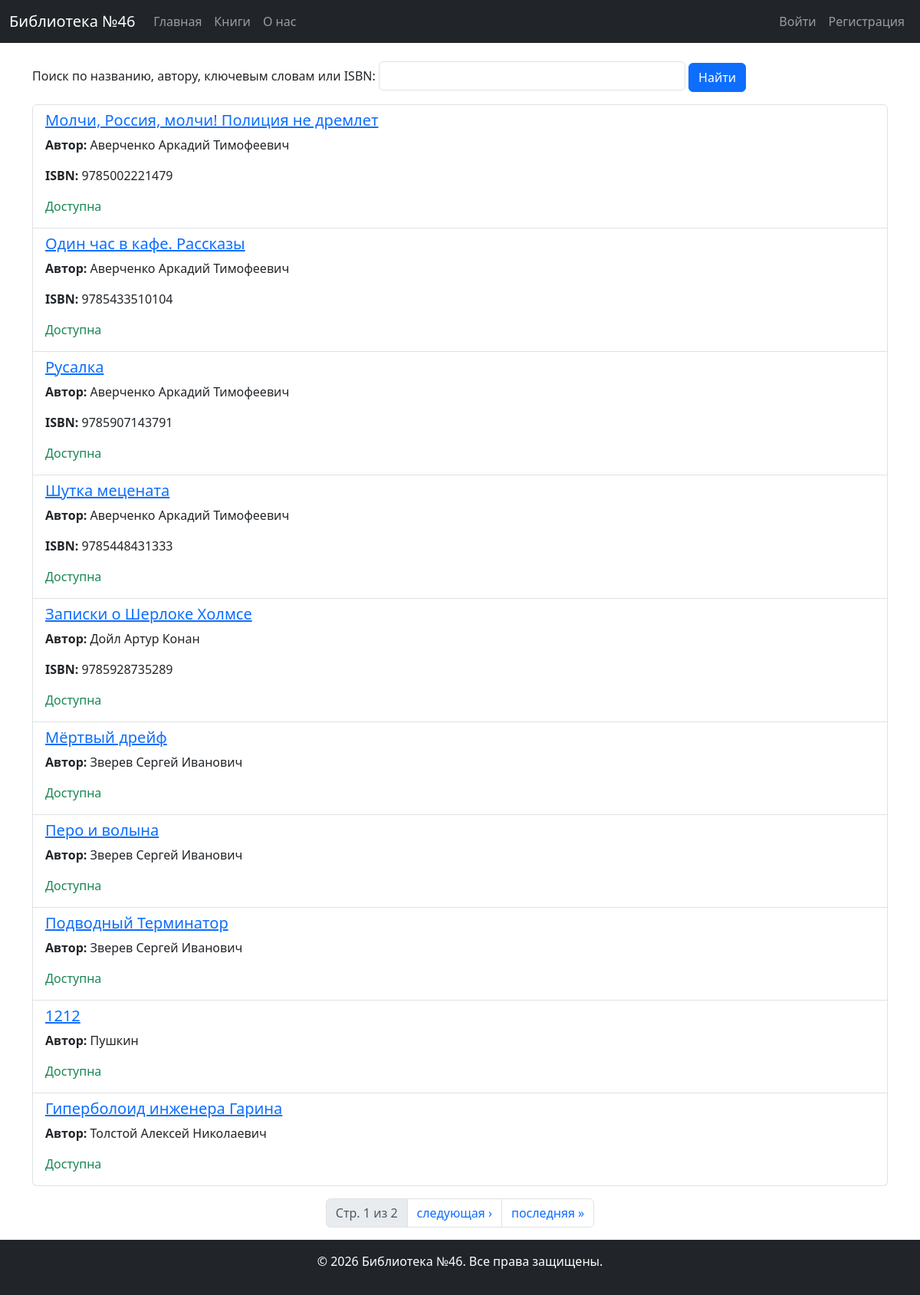
The page /books/ on the database its author committed.
### lib_app/models.py (models this page shows, shortened)
class Book(models.Model):
    title = models.CharField(max_length=255)
    author = models.ForeignKey(
        Author, on_delete=models.SET_NULL, related_name="books", null=True, blank=True
    )
    publisher = models.ForeignKey(
        Publisher,
        on_delete=models.SET_NULL,
        related_name="books",
        null=True,
        blank=True,
    )
    isbn = models.CharField(
        max_length=13, null=True, blank=True  # ISBN должен содержать ровно 13 цифр
    )
    year = models.PositiveIntegerField(
        null=True,
        blank=True,
        validators=[
            MinValueValidator(1),  # Год должен быть ≥ 1
            MaxValueValidator(datetime.now().year),  # Не больше текущего года
        ],
    )
    short_description = models.TextField(default="", null=True, blank=True)
    key_words = models.TextField(default="", null=True, blank=True)
    available = models.BooleanField(default=True)  # доступна ли для выдачи
    times_of_issued = models.PositiveIntegerField(default=0)  # сколько раз выдана книга

class Author(models.Model):
    name = models.CharField(max_length=200)
    date_of_birth = models.DateField(null=True, blank=True)
    date_of_death = models.DateField(null=True, blank=True)
    class Meta:
        ordering = ["name"]

### lib_app/views.py (the view, shortened to what this page needs)
# urls.py: path("books/", BookListView.as_view(), name="book_list"),
class BookListView(ListView):
    model = Book
    template_name = "lib_app/book_list.html"
    paginate_by = 10
    def get_queryset(self):
        queryset = Book.objects.select_related("author").order_by(
            "author__name", "title"
        )
        query = self.request.GET.get("q", "").strip()
        return queryset
    def get_context_data(self, **kwargs):
        context = super().get_context_data(**kwargs)
        context["page_title"] = "Список книг"
        context["search_query"] = self.request.GET.get("q", "").strip()
        if self.request.user.is_authenticated and not self.request.user.is_staff:
            cart_books = Cart.objects.filter(user=self.request.user).values_list(
                "books__id", flat=True
            )
            context["cart_book_ids"] = set(cart_books)
        else:
            context["cart_book_ids"] = set()
        return context

### lib_app/templates/lib_app/book_list.html (shortened to what this page needs)
{% extends "base.html" %}
{% block content %}
    <form method="get" class="mb-3">
        <label for="site-search">Поиск по названию, автору, ключевым словам или ISBN:</label>
        <input type="search" id="site-search" name="q" value="{{ search_query|default:'' }}" class="form-control" style="max-width: 400px; display: inline;">
        <button type="submit" class="btn btn-primary">Найти</button>
    </form>
    <ul class="list-group">
        {% for book in book_list %}
            <li class="list-group-item">
            <h5>
                <a href="{% url 'book_detail' book.pk %}" title="Подробнее о книге">
                    {{ book.title }}
                </a>
            </h5>
            <p><strong>Автор:</strong> {{ book.author.name }}</p>
            {% if book.isbn %}
                <p><strong>ISBN:</strong> {{ book.isbn }}</p>
            {% endif %}
            {% if book.available %}
                <span class="text-success">Доступна</span>
            {% else %}
                <span class="text-danger">Выдана</span>
            {% endif %}
        </li>
        {% empty %}
            <li class="list-group-item">Книги не найдены.</li>
        {% endfor %}
    </ul>
    {% if is_paginated %}
      <nav aria-label="Страницы">
        <ul class="pagination justify-content-center mt-3">
          <li class="page-item disabled"><span class="page-link">Стр. {{ page_obj.number }} из {{ page_obj.paginator.num_pages }}</span></li>
          {% if page_obj.has_next %}
            <li class="page-item"><a class="page-link" href="?q={{ search_query|urlencode }}&page={{ page_obj.next_page_number }}">следующая ›</a></li>
            <li class="page-item"><a class="page-link" href="?q={{ search_query|urlencode }}&page={{ page_obj.paginator.num_pages }}">последняя »</a></li>
          {% endif %}
        </ul>
      </nav>
    {% endif %}
{% endblock %}

### rows shown on the page
Book: title "Молчи, Россия, молчи! Полиция не дремлет", author.name "Аверченко Аркадий Тимофеевич", isbn "9785002221479", available "Доступна"
Book: title "Один час в кафе. Рассказы", author.name "Аверченко Аркадий Тимофеевич", isbn "9785433510104", available "Доступна"
Book: title "Русалка", author.name "Аверченко Аркадий Тимофеевич", isbn "9785907143791", available "Доступна"
Book: title "Шутка мецената", author.name "Аверченко Аркадий Тимофеевич", isbn "9785448431333", available "Доступна"
Book: title "Записки о Шерлоке Холмсе", author.name "Дойл Артур Конан", isbn "9785928735289", available "Доступна"
Book: title "Мёртвый дрейф", author.name "Зверев Сергей Иванович", available "Доступна"
Book: title "Перо и волына", author.name "Зверев Сергей Иванович", available "Доступна"
Book: title "Подводный Терминатор", author.name "Зверев Сергей Иванович", available "Доступна"
Book: title "1212", author.name "Пушкин", available "Доступна"
Book: title "Гиперболоид инженера Гарина", author.name "Толстой Алексей Николаевич", available "Доступна"

### other values the page prints
{{ page_obj.number }} "1"
{{ page_obj.paginator.num_pages }} "2"
